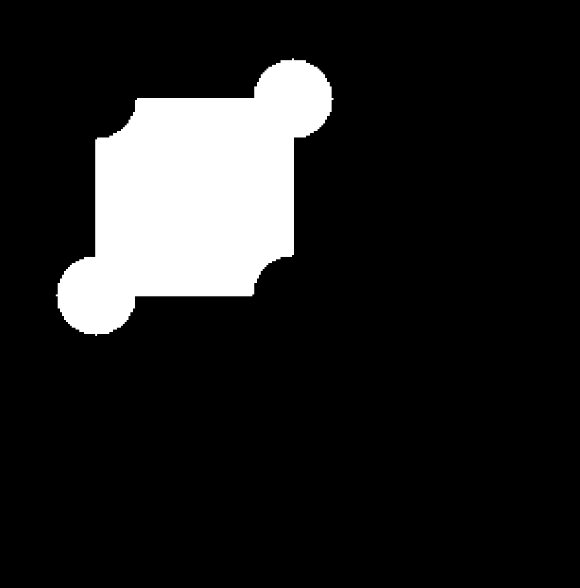
#> input picture LABS/LAB4/image.png, 580 x 588 px
$ jupyter execute --allow-errors Lab_4.ipynb
#> lines starting #> are read from the running program, lines starting #| are printed output that depends on the picture; after the words box and inside, x2 and y2 are one past the last pixel; in counts of white or black regions, pixels touching at a corner belong together
<h2 align="center" style="color:brown;font-size:200%">Lab 4: Morphological Operations in Image Processing</h2>

## **Introduction:**
Morphological operations are cornerstone techniques in image processing that focus on the shape and structure of objects within an image. Unlike traditional image processing methods that rely on intensity values, these operations employ structuring elements to probe and modify the geometry of objects.

They are especially useful in preprocessing stages, where they help refine and prepare images for tasks like segmentation, feature extraction, and object recognition. **Erosion**, **dilation**, **opening**, and **closing** are the primary morphological operations, each with a distinct purpose in altering object boundaries.

The task aimed to explore these operations using different structuring elements, enabling a deeper understanding of their impact. Alongside these, **histogram analysis** was used to study changes in pixel intensity distributions, providing insights into image transformations.

By combining morphological operations with histogram evaluations, the task sought to demonstrate their role in improving image clarity and structural accuracy.

## **Problem Statement:**

- Download the appropriate image with intrusion and extrusion and perform the morphological operations (**Erosion**, **Dilation**, **Opening**, **Closing**).

- The primary challenge was to preprocess an image for shape analysis, ensuring objects of interest were accurately defined while minimizing noise and irregularities.
- Morphological operations provided a means to refine the structural integrity of objects, crucial for applications such as medical imaging, document analysis, and object recognition.
- By applying these techniques, the task sought to transform the image for better feature extraction and analysis, addressing real-world needs like detecting defects in industrial parts or enhancing scanned documents.

## **Objectives:**

- To apply morphological operations—**erosion**, **dilation**, **opening**, and **closing**—to an image and observe their impact.

- To explore the effects of different structuring elements (kernels) on these transformations.

- To analyze the histograms of original and transformed images to understand pixel intensity distributions.

## **Morphological Operations:**

- **Erosion:** Erosion is a morphological operation that shrinks or erodes the boundaries of foreground objects in an image by replacing each pixel with the minimum value of its neighborhood. It is mainly used for removing small-scale noise, separating connected objects, and reducing the size of objects in an image.

- **Dilation:** Dilation expands the boundaries of foreground objects by replacing each pixel with the maximum value of its neighborhood, effectively growing the objects. It is used for connecting broken parts, enhancing object structures, and filling small gaps or holes within objects.

- **Opening:** Opening is the combination of erosion followed by dilation, used to remove small noise and smooth the contours of objects in an image. It is effective in eliminating small irrelevant objects and preserving the larger structures by filtering out minor imperfections.

- **Closing:** Closing involves dilation followed by erosion, used to fill small holes or gaps in foreground objects and smooth their boundaries. It is commonly applied to eliminate small dark spots or discontinuities, particularly in binary images, to enhance the object shapes.

[cell 1]
import cv2
import numpy as np
import matplotlib.pyplot as plt

[cell 2]
image_path = 'image.png'# Load the image
image = cv2.imread(image_path)
#> image is the input picture: shape (588, 580, 3); min 0, max 255, mean 32.9

[cell 3]
if len(image.shape) == 3:
    print("The image is in color (RGB/BGR).")
elif len(np.unique(image)) <= 2:
        print("The image is binary.")
elif len(image.shape) == 2:
    print("The image is grayscale.")
else:
    print("The image format is not recognized.")

## **Displaying the Original Image and Its Histogram:**

[cell 4]
plt.figure(figsize=(12, 6))
# Display Grayscale Image
plt.subplot(1, 2, 1)
plt.imshow(image, cmap='gray')
plt.title("Original Image")
plt.axis('off')

plt.subplot(1, 2, 2)
plt.hist(image.ravel(), bins=256, range=[0, 256], color='blue', alpha=0.7)
plt.title("Histogram of the Image")
plt.xlabel("Pixel Intensity")
plt.ylabel("Frequency")
plt.grid(axis='y', linestyle='--', alpha=0.6)

# Adjust layout and show the plot
plt.tight_layout()
plt.show()
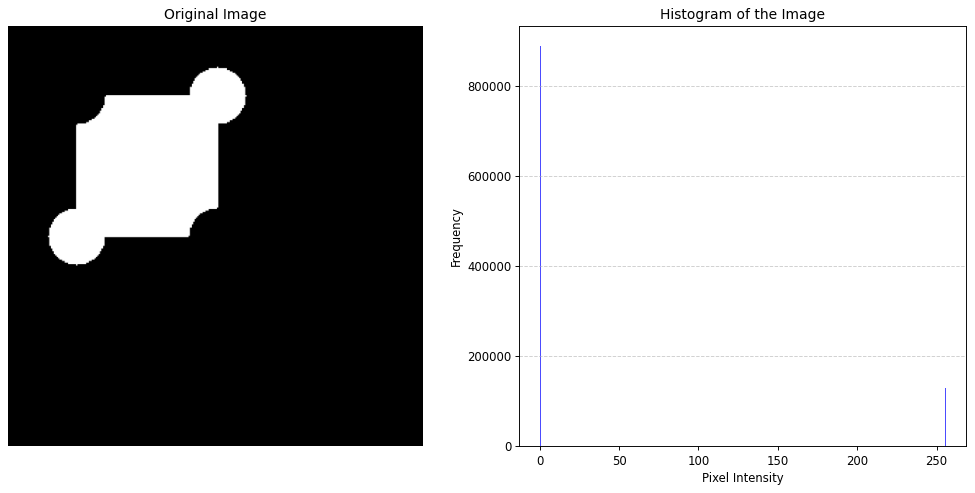
#> figure drawn by matplotlib, 2 panels; panel 2: tallest bar 887814 high, from x = 0 to 1

## **Grayscale image conversion:**
To convert the original image to grayscale and visualize it along with its histogram.

[cell 5]
gray_image = cv2.cvtColor(image, cv2.COLOR_BGR2GRAY)

[cell 6]
plt.figure(figsize=(12, 6))

# Display Grayscale Image
plt.subplot(1, 2, 1)
plt.imshow(gray_image, cmap='gray')
plt.title("Grayscale Image")
plt.axis('off')

plt.subplot(1, 2, 2)
plt.hist(gray_image.ravel(), bins=256, range=[0, 256], color='blue', alpha=0.7)
plt.title("Histogram of the Grayscale Image")
plt.xlabel("Pixel Intensity")
plt.ylabel("Frequency")
plt.grid(axis='y', linestyle='--', alpha=0.6)

plt.tight_layout()
plt.show()

## **Binary image conversion:**
Convert the grayscale image into a binary image using thresholding.

[cell 7]
_, binary_image = cv2.threshold(gray_image, 127, 255, cv2.THRESH_BINARY)
#> binary_image: shape (588, 580); 12.9% white; 1 white region, box (x1, y1, x2, y2) and area: (56, 58, 334, 336) 43978

[cell 8]
plt.figure(figsize=(12, 6))
# Display Grayscale Image
plt.subplot(1, 2, 1)
plt.imshow(binary_image, cmap='gray')
plt.title("Binary Image")
plt.axis('off')

plt.subplot(1, 2, 2)
plt.hist(binary_image.ravel(), bins=256, range=[0, 256], color='blue', alpha=0.7)
plt.title("Histogram of the Binary Image")
plt.xlabel("Pixel Intensity")
plt.ylabel("Frequency")
plt.grid(axis='y', linestyle='--', alpha=0.6)

plt.tight_layout()
plt.show()

## **Kernels:** Structuring Elements for Morphological Operations
To define different kernels used in morphological operations (erosion, dilation, etc.).

[cell 9]
# Define kernels (structuring elements)
kernel_square = np.ones((5, 5), np.uint8)  # 5x5 square kernel
kernel_ellipse = cv2.getStructuringElement(cv2.MORPH_ELLIPSE, (5, 5))  # Elliptical kernel
kernel_cross = cv2.getStructuringElement(cv2.MORPH_CROSS, (5, 5))  # Cross kernel

[cell 10]
# Display the kernels (optional)
print("Rectangular Kernel:\n", kernel_square)
print("Cross-shaped Kernel:\n", kernel_cross)
print("Elliptical Kernel:\n", kernel_ellipse)

# **Erosion:**

Erosion is a morphological operation that shrinks or erodes the boundaries of foreground objects in an image by replacing each pixel with the minimum value of its neighborhood. It is mainly used for removing small-scale noise, separating connected objects, and reducing the size of objects in an image.

## **Erosion Operation on Binary Image:**

[cell 11]
eroded_square = cv2.erode(binary_image, kernel_square, iterations=5)
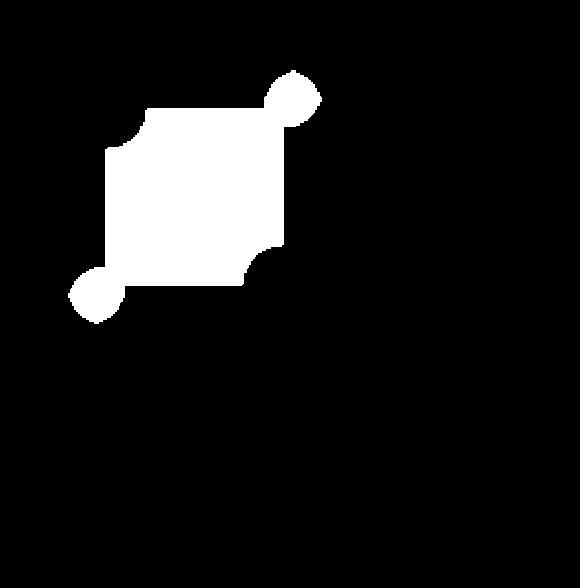
#> eroded_square: shape (588, 580); 9.8% white; 1 white region, box (x1, y1, x2, y2) and area: (68, 70, 322, 324) 33401
eroded_ellipse = cv2.erode(binary_image, kernel_ellipse, iterations=5)
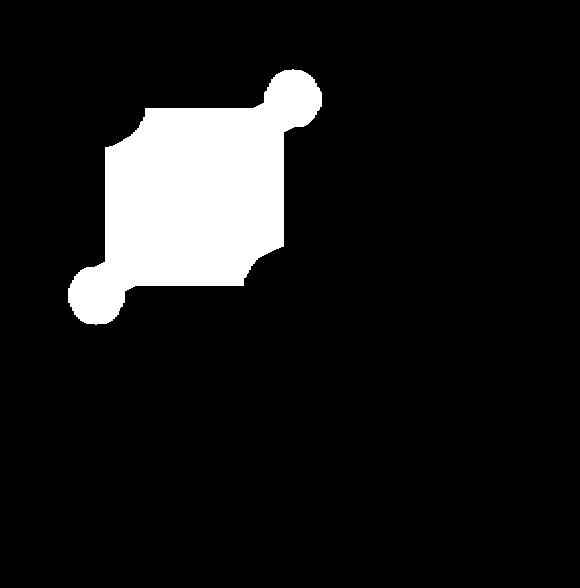
#> eroded_ellipse: shape (588, 580); 10.1% white; 1 white region, box (x1, y1, x2, y2) and area: (68, 69, 322, 325) 34515
eroded_cross = cv2.erode(binary_image, kernel_cross, iterations=5)
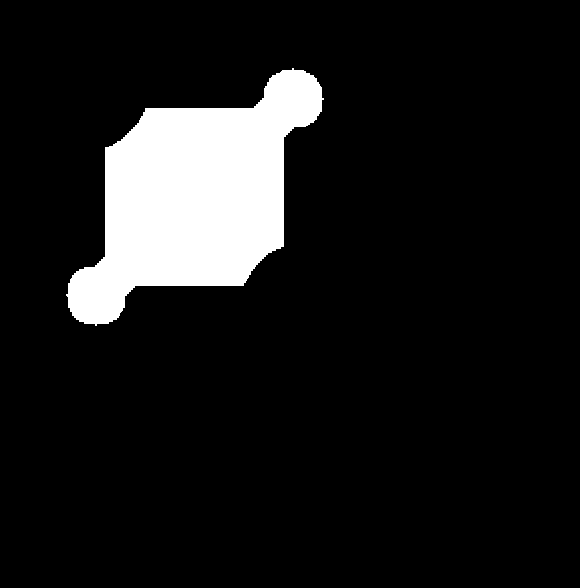
#> eroded_cross: shape (588, 580); 10.3% white; 1 white region, box (x1, y1, x2, y2) and area: (66, 68, 324, 326) 35165

[cell 12]
fig, axs = plt.subplots(2, 2, figsize=(10, 10))  # 2 rows, 2 columns
axs[0, 0].imshow(binary_image, cmap='gray')
axs[0, 0].set_title("Original Binary Image")
axs[0, 0].axis('off')

axs[0, 1].imshow(eroded_square, cmap='gray')
axs[0, 1].set_title("Eroded: Square Kernel")
axs[0, 1].axis('off')

axs[1, 0].imshow(eroded_ellipse, cmap='gray')
axs[1, 0].set_title("Eroded: Elliptical Kernel")
axs[1, 0].axis('off')

axs[1, 1].imshow(eroded_cross, cmap='gray')
axs[1, 1].set_title("Eroded: Cross Kernel")
axs[1, 1].axis('off')

plt.tight_layout()
plt.show()

## **Interpretaion:**

## Original Binary Image vs. Eroded Images
The original image features white foreground regions with distinct shapes and black background regions. Erosion modifies these shapes by reducing the boundary of the white regions based on the structuring element (kernel) applied.

### **Erosion with Square Kernel**
- The white regions have been reduced significantly along all boundaries.
- Corners and edges appear sharper after erosion because the square kernel applies uniform reduction in all directions.
- The most substantial reduction in white pixels is observed here, leading to a more compact foreground shape.

### **Erosion with Elliptical Kernel**
- Erosion reduces the white regions but maintains a smoother, rounded appearance at the boundaries.
- The corners are less affected compared to the square kernel, showing better preservation of the original curved features.
- This kernel achieves a balanced reduction without overly distorting the shape.

### **Erosion with Cross Kernel**
- The white regions are reduced with distinct thinning along the horizontal and vertical axes.
- Corners are preserved better than in the square kernel, and the erosion effect appears directional (along the cross-shaped structuring element).
- The overall reduction is moderate, showing minimal distortion of the original structure while effectively reducing the size of the foreground.

## **Displaying Histograms of Erosion Results:**

[cell 13]
plt.figure(figsize=(12, 8))

# Histogram for Original Image
plt.subplot(2, 2, 1)
plt.hist(binary_image.ravel(), bins=256, range=[0, 256], color='gray', alpha=0.7)
plt.title("Histogram - Original Binary Image")
plt.xlabel("Pixel Intensity")
plt.ylabel("Frequency")
plt.grid(axis='y', linestyle='--', alpha=0.6)

# Histogram for Erosion (Square Kernel)
plt.subplot(2, 2, 2)
plt.hist(eroded_square.ravel(), bins=256, range=[0, 256], color='blue', alpha=0.7)
plt.title("Histogram - Erosion (Square Kernel)")
plt.xlabel("Pixel Intensity")
plt.ylabel("Frequency")
plt.grid(axis='y', linestyle='--', alpha=0.6)

# Histogram for Erosion (Ellipse Kernel)
plt.subplot(2, 2, 3)
plt.hist(eroded_ellipse.ravel(), bins=256, range=[0, 256], color='green', alpha=0.7)
plt.title("Histogram - Erosion (Ellipse Kernel)")
plt.xlabel("Pixel Intensity")
plt.ylabel("Frequency")
plt.grid(axis='y', linestyle='--', alpha=0.6)

# Histogram for Erosion (Cross Kernel)
plt.subplot(2, 2, 4)
plt.hist(eroded_cross.ravel(), bins=256, range=[0, 256], color='orange', alpha=0.7)
plt.title("Histogram - Erosion (Cross Kernel)")
plt.xlabel("Pixel Intensity")
plt.ylabel("Frequency")
plt.grid(axis='y', linestyle='--', alpha=0.6)

plt.tight_layout()
plt.show()
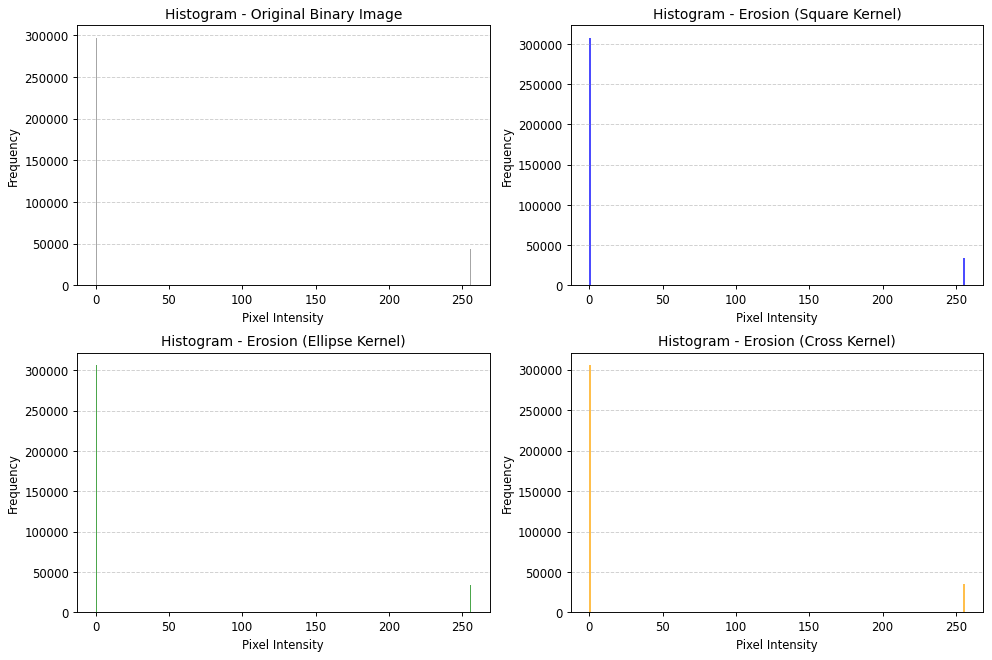
#> figure drawn by matplotlib, 4 panels; panel 1: tallest bar 297062 high, from x = 0 to 1; panel 2: tallest bar 307639 high, from x = 0 to 1; panel 3: tallest bar 306525 high, from x = 0 to 1; panel 4: tallest bar 305875 high, from x = 0 to 1

## **Computing Image Metrics:**

[cell 14]
# Function to compute metrics
def compute_image_metrics(image, kernel_name):
#> called with kernel_name = 'Original Binary Image'
    white_pixels = np.sum(image == 255)  # Count of white pixels
#> white_pixels = 43978
    black_pixels = np.sum(image == 0)    # Count of black pixels
#> black_pixels = 297062
    total_pixels = image.size            # Total number of pixels
    white_percentage = (white_pixels / total_pixels) * 100
#> white_percentage = 12.9
    black_percentage = (black_pixels / total_pixels) * 100
#> black_percentage = 87.1

    # Output the metrics
    print(f"Metrics for {kernel_name}:")
    print(f"  - Total Pixels: {total_pixels}")
#|   - Total Pixels: 341040
    print(f"  - White Pixels: {white_pixels} ({white_percentage:.2f}%)")
#|   - White Pixels: 43978 (12.90%)
    print(f"  - Black Pixels: {black_pixels} ({black_percentage:.2f}%)")
#|   - Black Pixels: 297062 (87.10%)
    print(f"  - Image Dimensions: {image.shape}")
#|   - Image Dimensions: (588, 580)
    print("-" * 40)

print("Erosion Operation Metrics:")
compute_image_metrics(binary_image, "Original Binary Image")
compute_image_metrics(eroded_square, "Eroded Image (Square Kernel)")
#|   - Total Pixels: 341040
#|   - White Pixels: 33401 (9.79%)
#|   - Black Pixels: 307639 (90.21%)
#|   - Image Dimensions: (588, 580)
compute_image_metrics(eroded_ellipse, "Eroded Image (Elliptical Kernel)")
#|   - Total Pixels: 341040
#|   - White Pixels: 34515 (10.12%)
#|   - Black Pixels: 306525 (89.88%)
#|   - Image Dimensions: (588, 580)
compute_image_metrics(eroded_cross, "Eroded Image (Cross Kernel)")
#|   - Total Pixels: 341040
#|   - White Pixels: 35165 (10.31%)
#|   - Black Pixels: 305875 (89.69%)
#|   - Image Dimensions: (588, 580)

### **Observations:**
- **Original Image** (White Pixels: 43978, 12.90%)
- **Eroded Image (Square Kernel)**: 33401, 9.79%
- **Eroded Image (Ellipse Kernel)**: 34515, 10.12%
- **Eroded Image (Cross Kernel)**: 35165, 10.31%

### **Inference:**
- All erosion results show a decrease in white pixels, as expected, with the Square Kernel resulting in the largest reduction (9.79%) in white pixels compared to the Ellipse (10.12%) and Cross Kernel (10.31%).
- The Cross Kernel is more effective in reducing the white pixel count (10.31%) while preserving the shape of the foreground better than the Square Kernel.

### **Conclusion:**
- The **Cross Kernel** for erosion resulted in the best balance of preserving some foreground while reducing white pixels.
- The **Square Kernel** caused the most significant reduction in white pixels, which may indicate excessive erosion.
-  The **Ellipse Kernel** performed slightly better than the square but still showed a similar trend of reduction in white pixels

## **Analysis:**

### **Square Kernel:**
- **Image**: The erosion effect is uniform, removing small white regions completely and reducing the size of larger white regions.
- **Histogram**: Fewer pixels at higher intensity values (white), indicating reduced white regions.

### **Elliptical Kernel:**
- **Image**: Erosion effect is more rounded, preserving larger circular regions while reducing the size of irregular ones.
- **Histogram**: Similar trend to the square kernel but with less sharp transitions.

### **Cross Kernel:**
- **Image**: Erosion primarily affects horizontal and vertical regions, preserving diagonal structures better.
- **Histogram**: Reflects a distinctive distribution with some remaining high-intensity values for diagonal regions.

## **Interpretaion:**

### **Original Binary Image:**
The original image features white foreground regions with distinct shapes and black background regions. Erosion modifies these shapes by reducing the boundary of the white regions based on the structuring element (kernel) applied.

### **Erosion with Square Kernel**
- The white regions have been reduced significantly along all boundaries.
- Corners and edges appear sharper after erosion because the square kernel applies uniform reduction in all directions.
- The most substantial reduction in white pixels is observed here, leading to a more compact foreground shape.

### **Erosion with Elliptical Kernel**
- Erosion reduces the white regions but maintains a smoother, rounded appearance at the boundaries.
- The corners are less affected compared to the square kernel, showing better preservation of the original curved features.
- This kernel achieves a balanced reduction without overly distorting the shape.

### **Erosion with Cross Kernel**
- The white regions are reduced with distinct thinning along the horizontal and vertical axes.
- Corners are preserved better than in the square kernel, and the erosion effect appears directional (along the cross-shaped structuring element).
- The overall reduction is moderate, showing minimal distortion of the original structure while effectively reducing the size of the foreground.

# **Dilation:**
Dilation expands the boundaries of foreground objects by replacing each pixel with the maximum value of its neighborhood, effectively growing the objects. It is used for connecting broken parts, enhancing object structures, and filling small gaps or holes within objects.

## **Dilation Operation on Binary Image:**

[cell 15]
# Apply dilation for each kernel
dilated_square = cv2.dilate(binary_image, kernel_square, iterations=5)
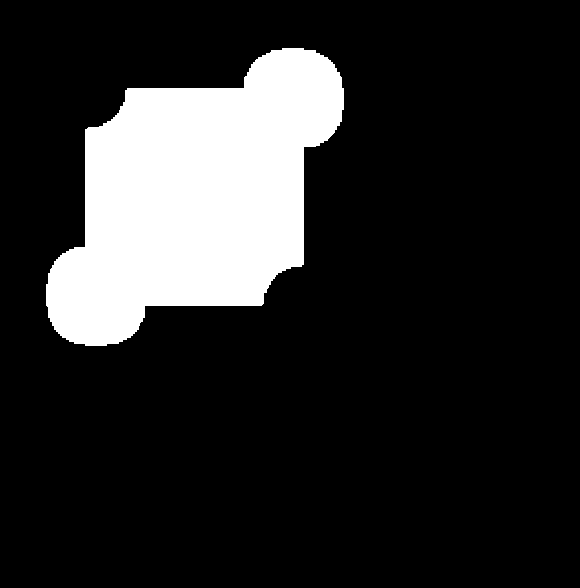
#> dilated_square: shape (588, 580); 16.3% white; 1 white region, box (x1, y1, x2, y2) and area: (46, 48, 344, 346) 55498
dilated_ellipse = cv2.dilate(binary_image, kernel_ellipse, iterations=5)
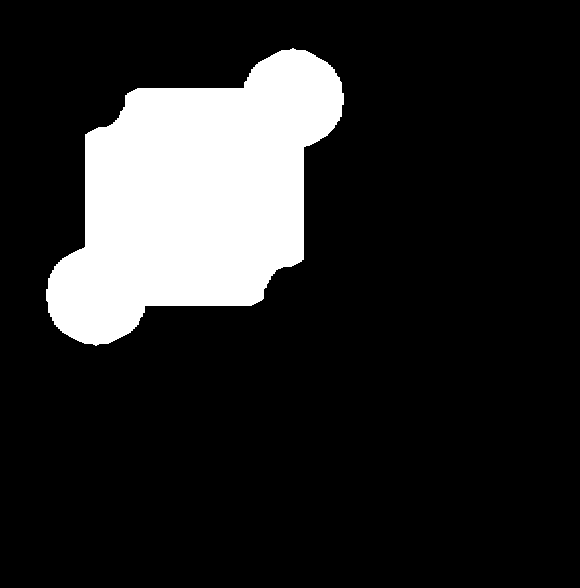
#> dilated_ellipse: shape (588, 580); 15.9% white; 1 white region, box (x1, y1, x2, y2) and area: (46, 48, 344, 346) 54093
dilated_cross = cv2.dilate(binary_image, kernel_cross, iterations=5)
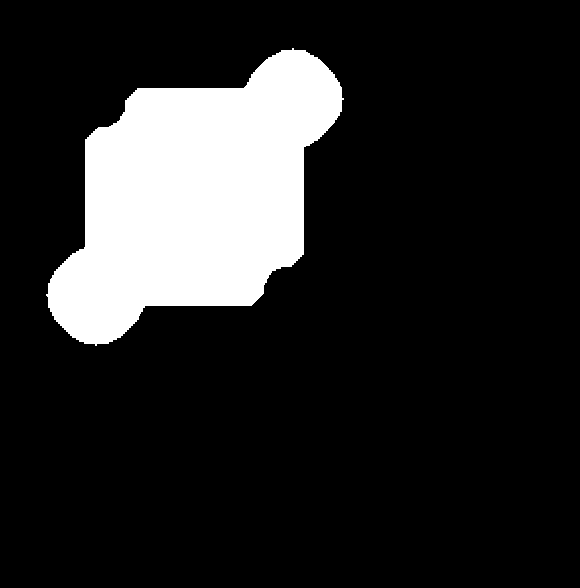
#> dilated_cross: shape (588, 580); 15.6% white; 1 white region, box (x1, y1, x2, y2) and area: (46, 48, 344, 346) 53144

[cell 16]
# Display images for dilation operation in a 2x2 grid
fig, axs = plt.subplots(2, 2, figsize=(10, 10))  # 2 rows, 2 columns
axs[0, 0].imshow(binary_image, cmap='gray')
axs[0, 0].set_title("Original Binary Image")
axs[0, 0].axis('off')

axs[0, 1].imshow(dilated_square, cmap='gray')
axs[0, 1].set_title("Dilated: Square Kernel")
axs[0, 1].axis('off')

axs[1, 0].imshow(dilated_ellipse, cmap='gray')
axs[1, 0].set_title("Dilated: Elliptical Kernel")
axs[1, 0].axis('off')

axs[1, 1].imshow(dilated_cross, cmap='gray')
axs[1, 1].set_title("Dilated: Cross Kernel")
axs[1, 1].axis('off')

plt.tight_layout()
plt.show()
#> (the rest of the program and of its run is left out)
